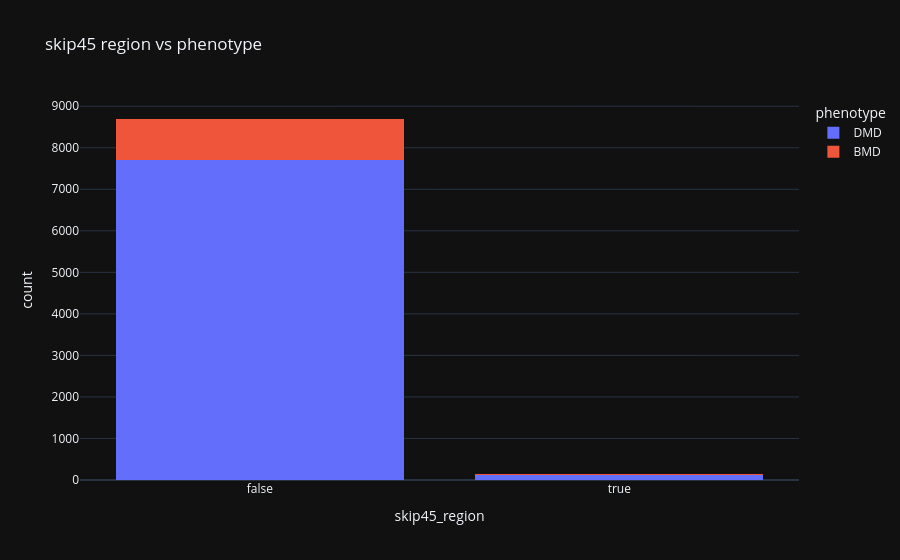

Here is the notebook cell this chart was saved with:
### Markdown cell above
## 4. 📊 skip45 vs phenotype

### Code cell
tmp = d[['skip45_region', 'phenotype']].dropna()
fig = px.histogram(tmp, x='skip45_region', color='phenotype', barmode='stack', title='skip45 region vs phenotype')
fig.show()

### Figure 1 — Plotly figure (JSON) as saved in the notebook; plotly's stock layout.template omitted (floating-point values rounded to 4 significant figures; data arrays with more than 128 entries replaced by an {"elided": "..."} marker saying what was removed)
{"data": [{"bingroup": "x", "hovertemplate": "phenotype=DMD<br>skip45_region=%{x}<br>count=%{y}<extra></extra>", "legendgroup": "DMD", "marker": {"color": "#636efa", "pattern": {"shape": ""}}, "name": "DMD", "orientation": "v", "showlegend": true, "x": {"elided": "7807 bool values"}, "xaxis": "x", "yaxis": "y", "type": "histogram"}, {"bingroup": "x", "hovertemplate": "phenotype=BMD<br>skip45_region=%{x}<br>count=%{y}<extra></extra>", "legendgroup": "BMD", "marker": {"color": "#EF553B", "pattern": {"shape": ""}}, "name": "BMD", "orientation": "v", "showlegend": true, "x": {"elided": "1023 bool values"}, "xaxis": "x", "yaxis": "y", "type": "histogram"}], "layout": {"xaxis": {"anchor": "y", "domain": [0.0, 1.0], "title": {"text": "skip45_region"}}, "yaxis": {"anchor": "x", "domain": [0.0, 1.0], "title": {"text": "count"}}, "legend": {"title": {"text": "phenotype"}, "tracegroupgap": 0}, "title": {"text": "skip45 region vs phenotype"}, "barmode": "stack"}}
